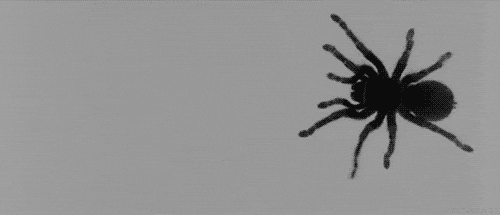
#> input picture images/objects/spider.gif, 500 x 215 px
$ python gif-to-frames.py ../images/objects/spider.gif 5
#> lines starting #> are read from the running program, lines starting #| are printed output that depends on the picture
from PIL import Image
import sys
import os

def extract_gif_frames(gif_path, output_dir, max_frames=20):
    """
    Extrai frames de um GIF e salva como PNGs individuais.
    Renderiza cada frame completamente (resolve frames delta).
    """
#> called with gif_path = '../images/objects/spider.gif', output_dir = 'frames_spider', max_frames = 5
    try:
        gif = Image.open(gif_path)
#> gif is the input picture: PIL image 500x215 P; min 12, max 160, mean 144.6
    except Exception as e:
        print(f"Erro ao abrir GIF: {e}")
        return []

    # Criar diretório de saída
    os.makedirs(output_dir, exist_ok=True)

    try:
        num_frames = gif.n_frames
#> num_frames = 67
    except AttributeError:
        print("Não é um GIF animado.")
        return []

    print(f"GIF com {num_frames} frames")
#| GIF com 67 frames

    # Calcular step para reduzir frames
    step = max(1, num_frames // max_frames)
#> step = 13
    selected_indices = list(range(0, num_frames, step))[:max_frames]
#> selected_indices = [0, 13, 26, 39, 52]

    print(f"Extraindo {len(selected_indices)} frames (1 a cada {step})...")
#> (printed output is left out)

    frame_paths = []

    for i, frame_idx in enumerate(selected_indices):
        gif.seek(frame_idx)

        # Converter para RGBA (garante que frame está completo)
        frame = gif.convert('RGBA')

        # Salvar frame
        output_path = os.path.join(output_dir, f'frame_{i:04d}.png')
        frame.save(output_path, 'PNG')
        frame_paths.append(output_path)

        if (i + 1) % 5 == 0:
            print(f"  Extraídos {i + 1}/{len(selected_indices)} frames...")
#> this loop made 5 passes
#> pass 2, in extract_gif_frames, `frame = gif.convert('RGBA')`:
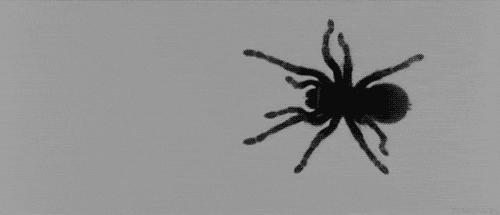
#> frame: PIL image 500x215 RGBA; mean R, G, B, A 144.6, 144.6, 144.6, 255
#> pass 3, in extract_gif_frames, `frame = gif.convert('RGBA')`:
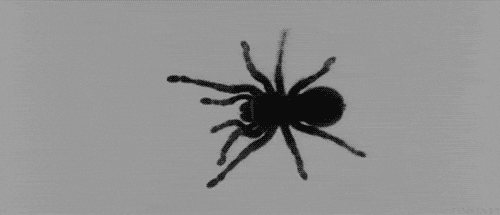
#> frame: PIL image 500x215 RGBA; mean R, G, B, A 144.5, 144.5, 144.5, 255
#> after the loop:
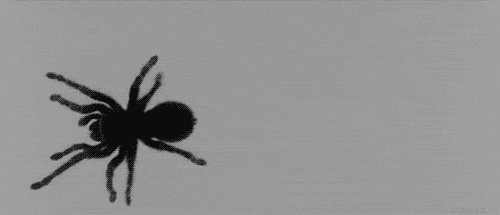
#> frame: PIL image 500x215 RGBA; mean R, G, B, A 144.8, 144.8, 144.8, 255
#> after the loop, frame_paths = ['frames_spider/frame_0000.png', 'frames_spider/frame_0001.png', 'frames_spider/frame_0002.png', 'frames_spider/frame_0003.png', 'frames_spider/frame_0004.png']

    print(f"\nCompleto! {len(frame_paths)} frames salvos em '{output_dir}'")
#| Completo! 5 frames salvos em 'frames_spider'
    return frame_paths


if __name__ == "__main__":
    if len(sys.argv) < 2:
        print("Uso: python gif-to-frames.py <gif> [max_frames]")
        print("Exemplo: python gif-to-frames.py spider.gif 20")
    else:
        gif_file = sys.argv[1]
        max_frames = int(sys.argv[2]) if len(sys.argv) > 2 else 20

        basename = os.path.splitext(os.path.basename(gif_file))[0]
        output_dir = f"frames_{basename}"

        extract_gif_frames(gif_file, output_dir, max_frames)
